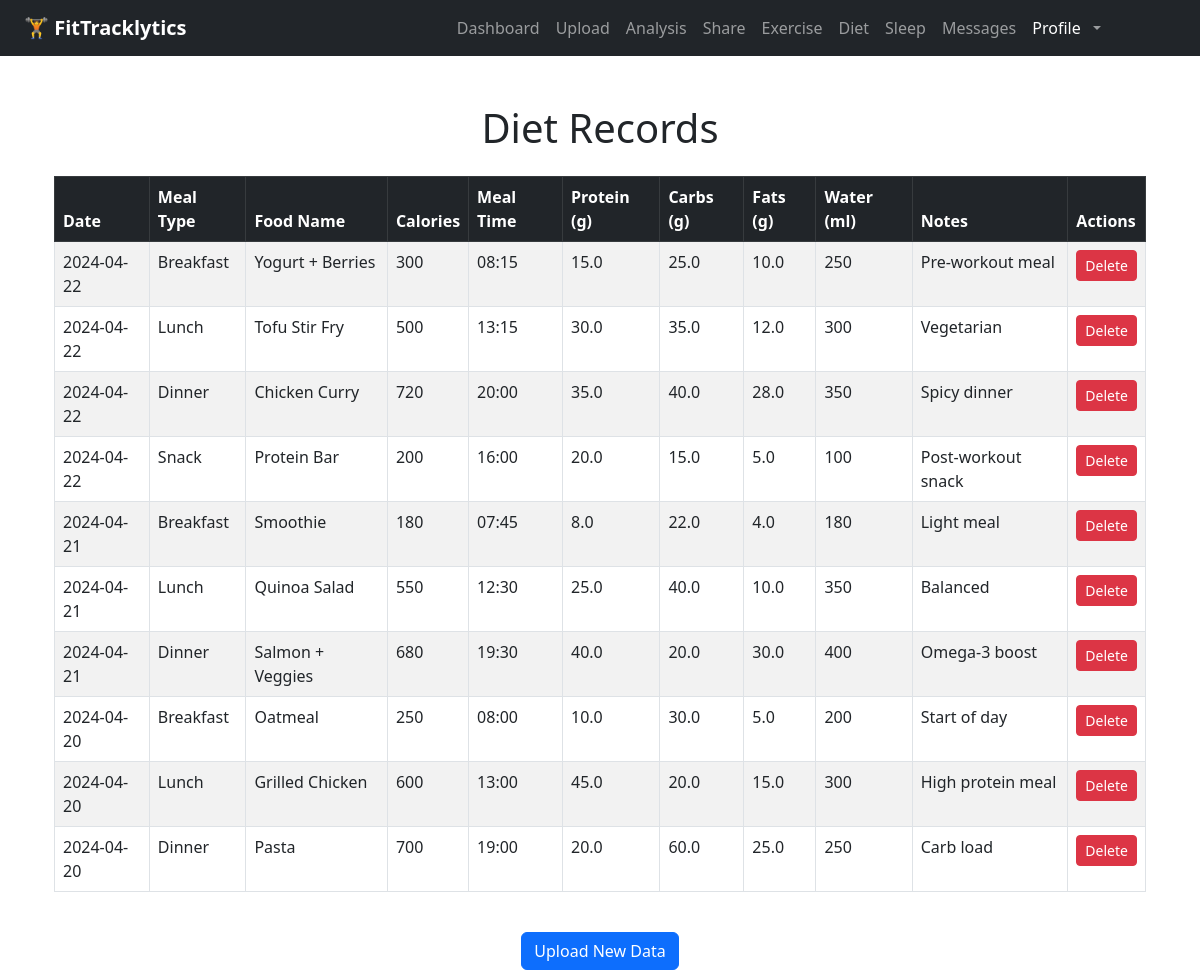
The app's page /records/diet (signed in) with its own data.
### app/models.py (models this page shows)
class DietEntry(db.Model):
    id = db.Column(db.Integer, primary_key=True)
    user_id = db.Column(db.Integer, db.ForeignKey('user.id'))
    meal_type = db.Column(db.String(50))
    food_name = db.Column(db.String(100))
    calories = db.Column(db.Integer)
    meal_time = db.Column(db.String(10))
    protein = db.Column(db.Float)
    carbs = db.Column(db.Float)
    fats = db.Column(db.Float)
    water = db.Column(db.Integer)
    date = db.Column(db.Date)
    notes = db.Column(db.Text)

### app/routes.py (the view)
@main.route("/records/diet")
def diet_records():
    if "user_id" not in session:
        return redirect(url_for("main.login"))
    records = DietEntry.query.filter_by(user_id=session["user_id"]).order_by(DietEntry.date.desc()).all()
    return render_template("diet_records.html", records=records)

### app/__init__.py (called while the page is built)
def create_app(config_class=None):
    app = Flask(__name__)
    if config_class:
        app.config.from_object(config_class)
    else:
        app.config['SECRET_KEY'] = "super-secret-key"
        app.config['SQLALCHEMY_DATABASE_URI'] = 'sqlite:///tracker.db'
        app.config['SQLALCHEMY_TRACK_MODIFICATIONS'] = False
    db.init_app(app)
    migrate.init_app(app, db)  # Bind migrate after app is created
    print("current database config is：", app.config['SQLALCHEMY_DATABASE_URI'])
    from . import models
    @app.context_processor
    def inject_message_model():
        return dict(Message=models.Message)
    from .routes import main
    app.register_blueprint(main)
    return app

### app/templates/diet_records.html (shortened to what this page needs)
{% extends "base.html" %}
{% block content %}
<div class="container mt-5">
    <h1 class="text-center mb-4">Diet Records</h1>
    {% if records %}
        <div class="table-responsive">
            <table class="table table-striped table-bordered">
                <thead class="table-dark">
                    <tr>
                        <th>Date</th>
                        <th>Meal Type</th>
                        <th>Food Name</th>
                        <th>Calories</th>
                        <th>Meal Time</th>
                        <th>Protein (g)</th>
                        <th>Carbs (g)</th>
                        <th>Fats (g)</th>
                        <th>Water (ml)</th>
                        <th>Notes</th>
                        <th>Actions</th>
                    </tr>
                </thead>
                <tbody>
                    {% for entry in records %}
                    <tr>
                        <td>{{ entry.date }}</td>
                        <td>{{ entry.meal_type }}</td>
                        <td>{{ entry.food_name }}</td>
                        <td>{{ entry.calories }}</td>
                        <td>{{ entry.meal_time }}</td>
                        <td>{{ entry.protein }}</td>
                        <td>{{ entry.carbs }}</td>
                        <td>{{ entry.fats }}</td>
                        <td>{{ entry.water }}</td>
                        <td>{{ entry.notes }}</td>
                        <td>
                            <form action="{{ url_for('main.delete_diet', entry_id=entry.id) }}" method="POST" style="display:inline;">
                                <button type="submit" class="btn btn-danger btn-sm" onclick="return confirm('Are you sure you want to delete this record?');">Delete</button>
                            </form>
                        </td>
                    </tr>
                    {% endfor %}
                </tbody>
            </table>
        </div>
    {% else %}
        <p class="text-center">No diet records found.</p>
    {% endif %}
    <div class="text-center mt-4">
        <a href="{{ url_for('main.upload') }}" class="btn btn-primary">Upload New Data</a>
    </div>
</div>
{% endblock %}

### records on screen
DietEntry: date "2024-04-22", meal_type "Breakfast", food_name "Yogurt + Berries", calories "300", meal_time "08:15", protein "15.0", carbs "25.0", fats "10.0", water "250", notes "Pre-workout meal"
DietEntry: date "2024-04-22", meal_type "Lunch", food_name "Tofu Stir Fry", calories "500", meal_time "13:15", protein "30.0", carbs "35.0", fats "12.0", water "300", notes "Vegetarian"
DietEntry: date "2024-04-22", meal_type "Dinner", food_name "Chicken Curry", calories "720", meal_time "20:00", protein "35.0", carbs "40.0", fats "28.0", water "350", notes "Spicy dinner"
DietEntry: date "2024-04-22", meal_type "Snack", food_name "Protein Bar", calories "200", meal_time "16:00", protein "20.0", carbs "15.0", fats "5.0", water "100", notes "Post-workout snack"
DietEntry: date "2024-04-21", meal_type "Breakfast", food_name "Smoothie", calories "180", meal_time "07:45", protein "8.0", carbs "22.0", fats "4.0", water "180", notes "Light meal"
DietEntry: date "2024-04-21", meal_type "Lunch", food_name "Quinoa Salad", calories "550", meal_time "12:30", protein "25.0", carbs "40.0", fats "10.0", water "350", notes "Balanced"
DietEntry: date "2024-04-21", meal_type "Dinner", food_name "Salmon + Veggies", calories "680", meal_time "19:30", protein "40.0", carbs "20.0", fats "30.0", water "400", notes "Omega-3 boost"
DietEntry: date "2024-04-20", meal_type "Breakfast", food_name "Oatmeal", calories "250", meal_time "08:00", protein "10.0", carbs "30.0", fats "5.0", water "200", notes "Start of day"
DietEntry: date "2024-04-20", meal_type "Lunch", food_name "Grilled Chicken", calories "600", meal_time "13:00", protein "45.0", carbs "20.0", fats "15.0", water "300", notes "High protein meal"
DietEntry: date "2024-04-20", meal_type "Dinner", food_name "Pasta", calories "700", meal_time "19:00", protein "20.0", carbs "60.0", fats "25.0", water "250", notes "Carb load"
